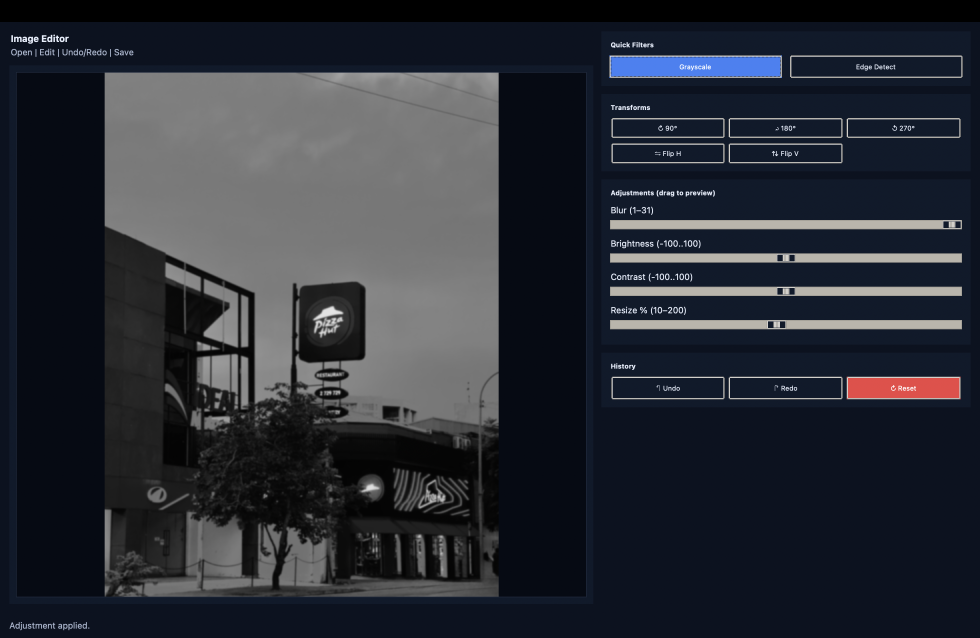
#> input picture image.png, 2940 x 1912 px (shown at 1/3 size)
$ python -i image_processor.py   (imports and definitions only)
#> lines starting #> are read from the running program, lines starting #| are printed output that depends on the picture
#> further down, picture is the input picture: shape (1912, 2940, 3); mean B, G, R 53.5, 45.3, 42
from __future__ import annotations
from typing import Literal
import cv2
import numpy as np

class ImageProcessor:
    """Pure OpenCV operations"""

    @staticmethod
    def _require(img: np.ndarray) -> None:
        """
        Validate that an image is present and correctly typed.

        Args:
            img: Expected OpenCV image.

        Raises:
            ValueError: If `img` is missing or not a numpy array.
        """
        if img is None or not isinstance(img, np.ndarray):
            raise ValueError("No image loaded.")

    # [33 lines left out: functions grayscale, blur, not called in this run]

    @staticmethod
    def edge_detect(img_bgr: np.ndarray, low: int = 50, high: int = 150) -> np.ndarray:
        """
        Perform Canny edge detection and return as 3 channel BGR.

        Args:
            img_bgr: Source BGR image.
            low: Lower threshold for hysteresis.
            high: Upper threshold for hysteresis.

        Returns:
            Edge map converted back to BGR for consistent display.
        """
#> called with low = 50, high = 150
        ImageProcessor._require(img_bgr)
        gray = cv2.cvtColor(img_bgr, cv2.COLOR_BGR2GRAY)
        edges = cv2.Canny(gray, low, high)
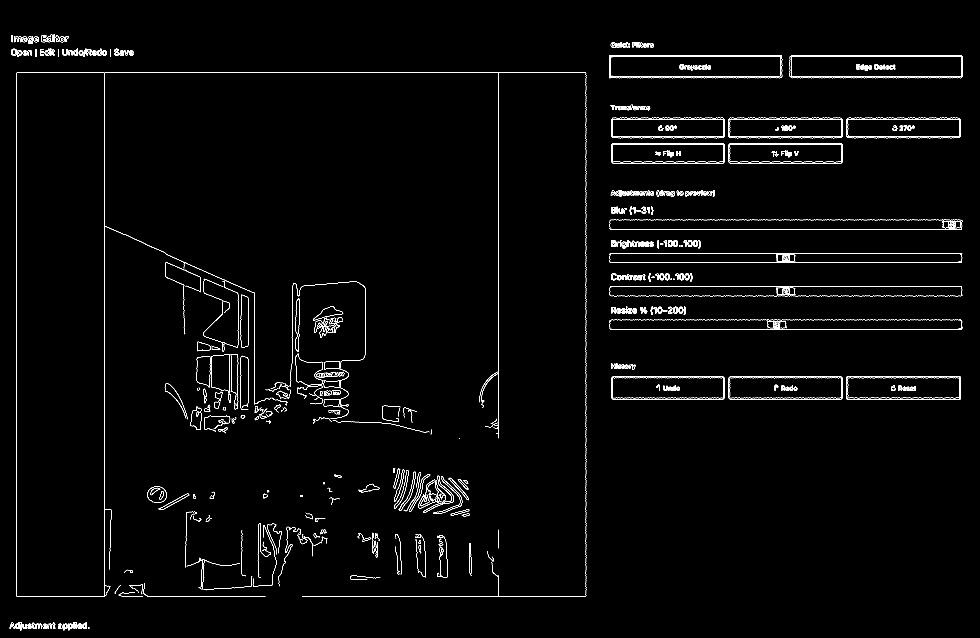
#> edges: shape (1912, 2940) (shown at 1/3 size); 1.3% white in thin lines or dots
        return cv2.cvtColor(edges, cv2.COLOR_GRAY2BGR)
#> returned value: shape (1912, 2940, 3); 1.3% white in thin lines or dots

    # [109 lines left out: functions adjust_brightness, adjust_contrast, rotate, flip, resize_percent, not called in this run]

>>> import cv2
>>> picture = cv2.imread('image.png')
>>> result = ImageProcessor().edge_detect(picture)
